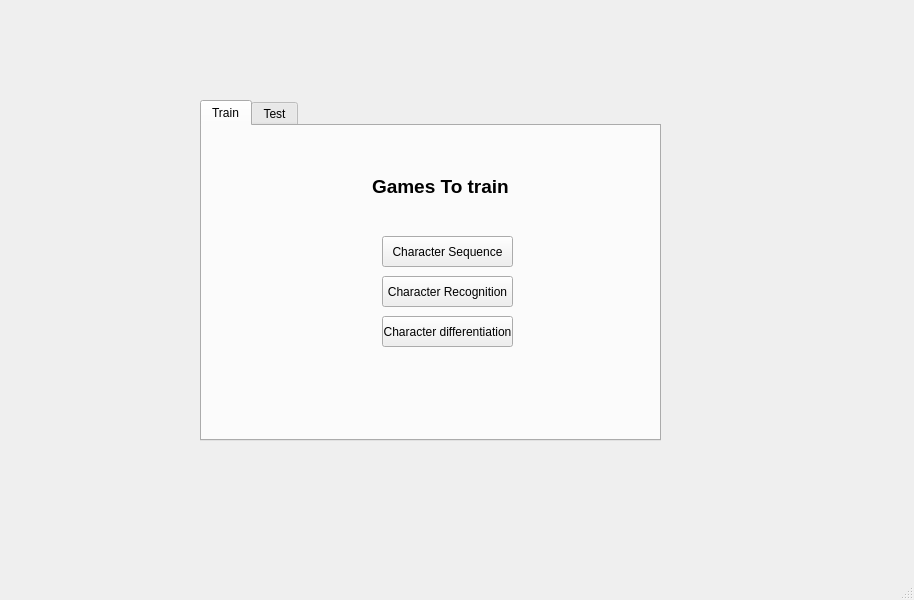
<?xml version="1.0" encoding="UTF-8"?>
<ui version="4.0">
 <class>MainWindow</class>
 <widget class="QMainWindow" name="MainWindow">
  <property name="geometry">
   <rect>
    <x>0</x>
    <y>0</y>
    <width>914</width>
    <height>600</height>
   </rect>
  </property>
  <property name="windowTitle">
   <string>MainWindow</string>
  </property>
  <widget class="QWidget" name="centralwidget">
   <widget class="QTabWidget" name="tabWidget">
    <property name="geometry">
     <rect>
      <x>200</x>
      <y>100</y>
      <width>461</width>
      <height>341</height>
     </rect>
    </property>
    <property name="whatsThis">
     <string>&lt;html&gt;&lt;head/&gt;&lt;body&gt;&lt;p&gt;Train&lt;/p&gt;&lt;p&gt;&lt;br/&gt;&lt;/p&gt;&lt;/body&gt;&lt;/html&gt;</string>
    </property>
    <property name="accessibleName">
     <string>test</string>
    </property>
    <property name="currentIndex">
     <number>0</number>
    </property>
    <widget class="QWidget" name="train">
     <property name="enabled">
      <bool>true</bool>
     </property>
     <attribute name="title">
      <string>Train</string>
     </attribute>
     <widget class="QPushButton" name="sequence">
      <property name="geometry">
       <rect>
        <x>180</x>
        <y>110</y>
        <width>131</width>
        <height>31</height>
       </rect>
      </property>
      <property name="text">
       <string>Character Sequence</string>
      </property>
     </widget>
     <widget class="QPushButton" name="recognition">
      <property name="geometry">
       <rect>
        <x>180</x>
        <y>150</y>
        <width>131</width>
        <height>31</height>
       </rect>
      </property>
      <property name="text">
       <string>Character Recognition</string>
      </property>
     </widget>
     <widget class="QPushButton" name="pairselection">
      <property name="geometry">
       <rect>
        <x>180</x>
        <y>190</y>
        <width>131</width>
        <height>31</height>
       </rect>
      </property>
      <property name="text">
       <string>Character differentiation</string>
      </property>
     </widget>
     <widget class="QLabel" name="label">
      <property name="geometry">
       <rect>
        <x>170</x>
        <y>40</y>
        <width>151</width>
        <height>41</height>
       </rect>
      </property>
      <property name="text">
       <string>&lt;html&gt;&lt;head/&gt;&lt;body&gt;&lt;p&gt;&lt;span style=&quot; font-size:14pt; font-weight:600;&quot;&gt;Games To train&lt;/span&gt;&lt;/p&gt;&lt;/body&gt;&lt;/html&gt;</string>
      </property>
     </widget>
    </widget>
    <widget class="QWidget" name="test">
     <attribute name="title">
      <string>Test</string>
     </attribute>
    </widget>
   </widget>
  </widget>
  <widget class="QStatusBar" name="statusbar"/>
  <action name="actionclose">
   <property name="text">
    <string>close</string>
   </property>
   <property name="shortcut">
    <string>Ctrl+X</string>
   </property>
  </action>
 </widget>
 <resources/>
 <connections/>
</ui>
